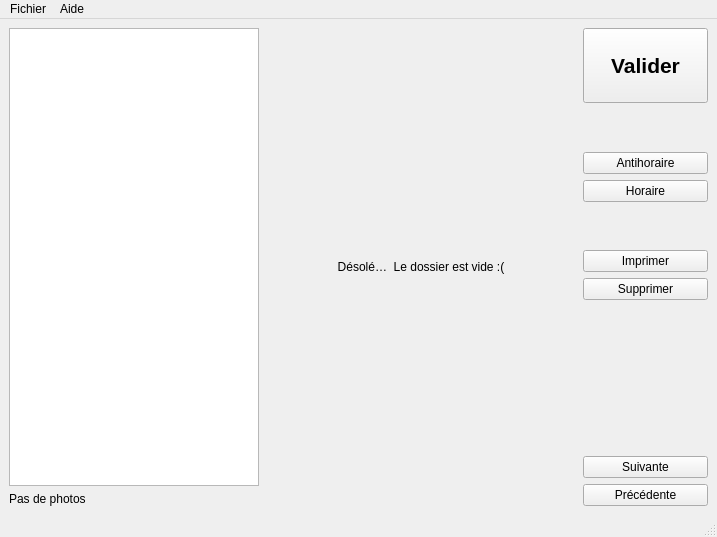
<?xml version="1.0" encoding="UTF-8"?>
<ui version="4.0">
 <class>dadaPhoto</class>
 <widget class="QMainWindow" name="dadaPhoto">
  <property name="geometry">
   <rect>
    <x>0</x>
    <y>0</y>
    <width>717</width>
    <height>537</height>
   </rect>
  </property>
  <property name="windowTitle">
   <string>dadaPhoto</string>
  </property>
  <property name="windowIcon">
   <iconset resource="ressources.qrc">
    <normaloff>:/images/dadaphoto.png</normaloff>:/images/dadaphoto.png</iconset>
  </property>
  <widget class="QWidget" name="centralwidget">
   <layout class="QGridLayout" name="gridLayout">
    <item row="0" column="0">
     <layout class="QHBoxLayout" name="horizontalLayout">
      <item>
       <layout class="QVBoxLayout" name="verticalLayout_2">
        <item>
         <widget class="QListWidget" name="listWidget">
          <property name="maximumSize">
           <size>
            <width>250</width>
            <height>16777215</height>
           </size>
          </property>
         </widget>
        </item>
        <item>
         <widget class="QLabel" name="label_nombre">
          <property name="text">
           <string>Pas de photos</string>
          </property>
         </widget>
        </item>
       </layout>
      </item>
      <item>
       <widget class="QLabel" name="zoneImage">
        <property name="autoFillBackground">
         <bool>false</bool>
        </property>
        <property name="styleSheet">
         <string notr="true"/>
        </property>
        <property name="text">
         <string>Désolé…  Le dossier est vide :(</string>
        </property>
        <property name="alignment">
         <set>Qt::AlignCenter</set>
        </property>
       </widget>
      </item>
      <item>
       <layout class="QVBoxLayout" name="verticalLayout">
        <item>
         <widget class="QPushButton" name="pushButton_valider">
          <property name="minimumSize">
           <size>
            <width>125</width>
            <height>75</height>
           </size>
          </property>
          <property name="maximumSize">
           <size>
            <width>125</width>
            <height>75</height>
           </size>
          </property>
          <property name="font">
           <font>
            <pointsize>16</pointsize>
            <weight>75</weight>
            <bold>true</bold>
           </font>
          </property>
          <property name="text">
           <string>Valider</string>
          </property>
          <property name="icon">
           <iconset resource="ressources.qrc">
            <normaloff>:/boutons/images/appliquer.png</normaloff>:/boutons/images/appliquer.png</iconset>
          </property>
          <property name="iconSize">
           <size>
            <width>36</width>
            <height>36</height>
           </size>
          </property>
         </widget>
        </item>
        <item>
         <spacer name="verticalSpacer">
          <property name="orientation">
           <enum>Qt::Vertical</enum>
          </property>
          <property name="sizeHint" stdset="0">
           <size>
            <width>2</width>
            <height>40</height>
           </size>
          </property>
         </spacer>
        </item>
        <item>
         <widget class="QPushButton" name="pushButton_antihoraire">
          <property name="minimumSize">
           <size>
            <width>125</width>
            <height>0</height>
           </size>
          </property>
          <property name="maximumSize">
           <size>
            <width>125</width>
            <height>16777215</height>
           </size>
          </property>
          <property name="text">
           <string>Antihoraire</string>
          </property>
          <property name="icon">
           <iconset resource="ressources.qrc">
            <normaloff>:/boutons/images/rotation_antihoraire.png</normaloff>:/boutons/images/rotation_antihoraire.png</iconset>
          </property>
         </widget>
        </item>
        <item>
         <widget class="QPushButton" name="pushButton_horaire">
          <property name="minimumSize">
           <size>
            <width>125</width>
            <height>0</height>
           </size>
          </property>
          <property name="maximumSize">
           <size>
            <width>125</width>
            <height>16777215</height>
           </size>
          </property>
          <property name="text">
           <string>Horaire</string>
          </property>
          <property name="icon">
           <iconset resource="ressources.qrc">
            <normaloff>:/boutons/images/rotation_horaire.png</normaloff>:/boutons/images/rotation_horaire.png</iconset>
          </property>
         </widget>
        </item>
        <item>
         <spacer name="verticalSpacer_3">
          <property name="orientation">
           <enum>Qt::Vertical</enum>
          </property>
          <property name="sizeHint" stdset="0">
           <size>
            <width>20</width>
            <height>40</height>
           </size>
          </property>
         </spacer>
        </item>
        <item>
         <widget class="QPushButton" name="pushButton_imprimer">
          <property name="sizePolicy">
           <sizepolicy hsizetype="Fixed" vsizetype="Fixed">
            <horstretch>0</horstretch>
            <verstretch>0</verstretch>
           </sizepolicy>
          </property>
          <property name="minimumSize">
           <size>
            <width>125</width>
            <height>0</height>
           </size>
          </property>
          <property name="maximumSize">
           <size>
            <width>125</width>
            <height>16777215</height>
           </size>
          </property>
          <property name="text">
           <string>Imprimer</string>
          </property>
          <property name="icon">
           <iconset resource="ressources.qrc">
            <normaloff>:/boutons/images/imprimer.png</normaloff>:/boutons/images/imprimer.png</iconset>
          </property>
         </widget>
        </item>
        <item>
         <widget class="QPushButton" name="pushButton_supprimer">
          <property name="minimumSize">
           <size>
            <width>125</width>
            <height>0</height>
           </size>
          </property>
          <property name="maximumSize">
           <size>
            <width>125</width>
            <height>16777215</height>
           </size>
          </property>
          <property name="text">
           <string>Supprimer</string>
          </property>
          <property name="icon">
           <iconset resource="ressources.qrc">
            <normaloff>:/boutons/images/supprimer.png</normaloff>:/boutons/images/supprimer.png</iconset>
          </property>
         </widget>
        </item>
        <item>
         <spacer name="verticalSpacer_2">
          <property name="orientation">
           <enum>Qt::Vertical</enum>
          </property>
          <property name="sizeType">
           <enum>QSizePolicy::Fixed</enum>
          </property>
          <property name="sizeHint" stdset="0">
           <size>
            <width>2</width>
            <height>150</height>
           </size>
          </property>
         </spacer>
        </item>
        <item>
         <widget class="QPushButton" name="pushButton_suivant">
          <property name="minimumSize">
           <size>
            <width>125</width>
            <height>0</height>
           </size>
          </property>
          <property name="maximumSize">
           <size>
            <width>125</width>
            <height>16777215</height>
           </size>
          </property>
          <property name="text">
           <string>Suivante</string>
          </property>
          <property name="icon">
           <iconset resource="ressources.qrc">
            <normaloff>:/boutons/images/next.png</normaloff>:/boutons/images/next.png</iconset>
          </property>
          <property name="shortcut">
           <string>Right</string>
          </property>
         </widget>
        </item>
        <item>
         <widget class="QPushButton" name="pushButton_precedent">
          <property name="minimumSize">
           <size>
            <width>125</width>
            <height>0</height>
           </size>
          </property>
          <property name="maximumSize">
           <size>
            <width>125</width>
            <height>16777215</height>
           </size>
          </property>
          <property name="text">
           <string>Précédente</string>
          </property>
          <property name="icon">
           <iconset resource="ressources.qrc">
            <normaloff>:/boutons/images/previous.png</normaloff>:/boutons/images/previous.png</iconset>
          </property>
          <property name="shortcut">
           <string>Left</string>
          </property>
         </widget>
        </item>
       </layout>
      </item>
     </layout>
    </item>
   </layout>
  </widget>
  <widget class="QMenuBar" name="menubar">
   <property name="geometry">
    <rect>
     <x>0</x>
     <y>0</y>
     <width>717</width>
     <height>25</height>
    </rect>
   </property>
   <widget class="QMenu" name="menuFichier">
    <property name="title">
     <string>Fichier</string>
    </property>
    <addaction name="actionOuvrir_un_dossier"/>
    <addaction name="actionSauvegarder"/>
    <addaction name="actionQuitter"/>
   </widget>
   <widget class="QMenu" name="menuAide">
    <property name="title">
     <string>Aide</string>
    </property>
    <addaction name="action_propos"/>
    <addaction name="action_propos_de_Qt"/>
   </widget>
   <addaction name="menuFichier"/>
   <addaction name="menuAide"/>
  </widget>
  <widget class="QStatusBar" name="statusbar"/>
  <action name="actionQuitter">
   <property name="icon">
    <iconset resource="ressources.qrc">
     <normaloff>:/menus/images/quitter.png</normaloff>:/menus/images/quitter.png</iconset>
   </property>
   <property name="text">
    <string>Quitter</string>
   </property>
  </action>
  <action name="action_propos">
   <property name="icon">
    <iconset resource="ressources.qrc">
     <normaloff>:/menus/images/about.png</normaloff>:/menus/images/about.png</iconset>
   </property>
   <property name="text">
    <string>À propos</string>
   </property>
  </action>
  <action name="actionOuvrir_un_dossier">
   <property name="icon">
    <iconset resource="ressources.qrc">
     <normaloff>:/menus/images/ouvrir.png</normaloff>:/menus/images/ouvrir.png</iconset>
   </property>
   <property name="text">
    <string>Ouvrir un dossier</string>
   </property>
  </action>
  <action name="actionSauvegarder">
   <property name="icon">
    <iconset resource="ressources.qrc">
     <normaloff>:/menus/images/enregistrer.png</normaloff>:/menus/images/enregistrer.png</iconset>
   </property>
   <property name="text">
    <string>Sauvegarder</string>
   </property>
  </action>
  <action name="action_propos_de_Qt">
   <property name="icon">
    <iconset resource="ressources.qrc">
     <normaloff>:/menus/images/qt.png</normaloff>:/menus/images/qt.png</iconset>
   </property>
   <property name="text">
    <string>À propos de Qt</string>
   </property>
  </action>
 </widget>
 <resources>
  <include location="ressources.qrc"/>
 </resources>
 <connections/>
</ui>
